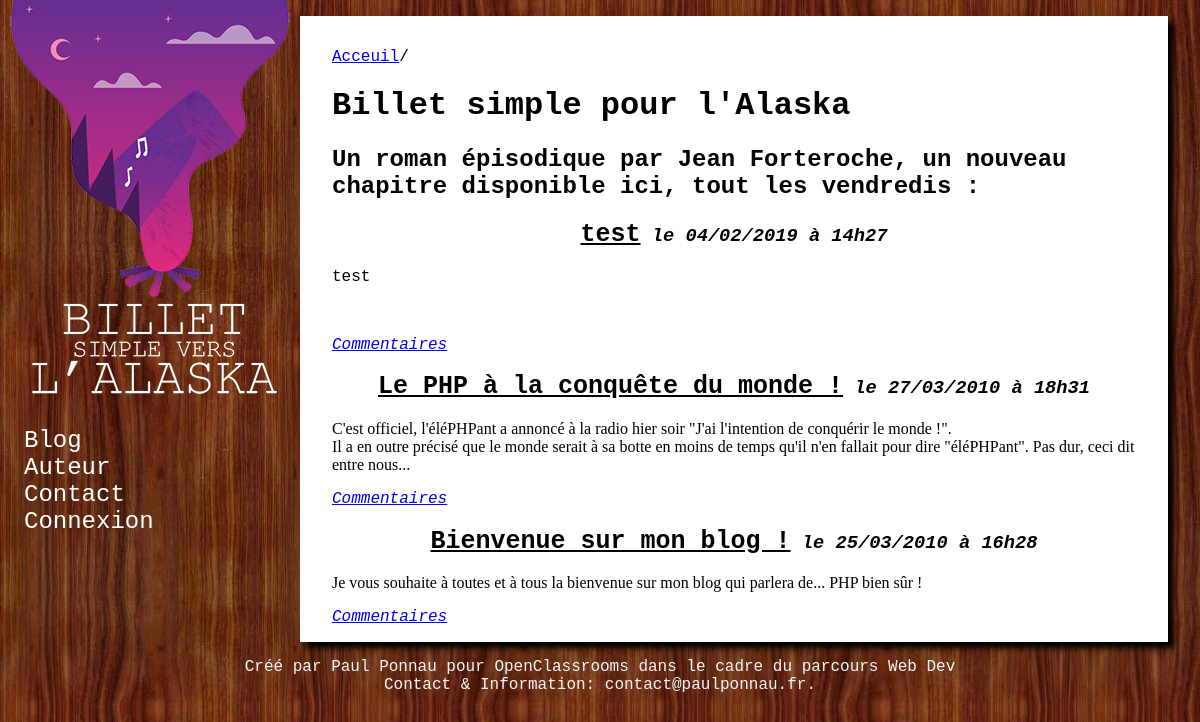
The app's page /, older data.
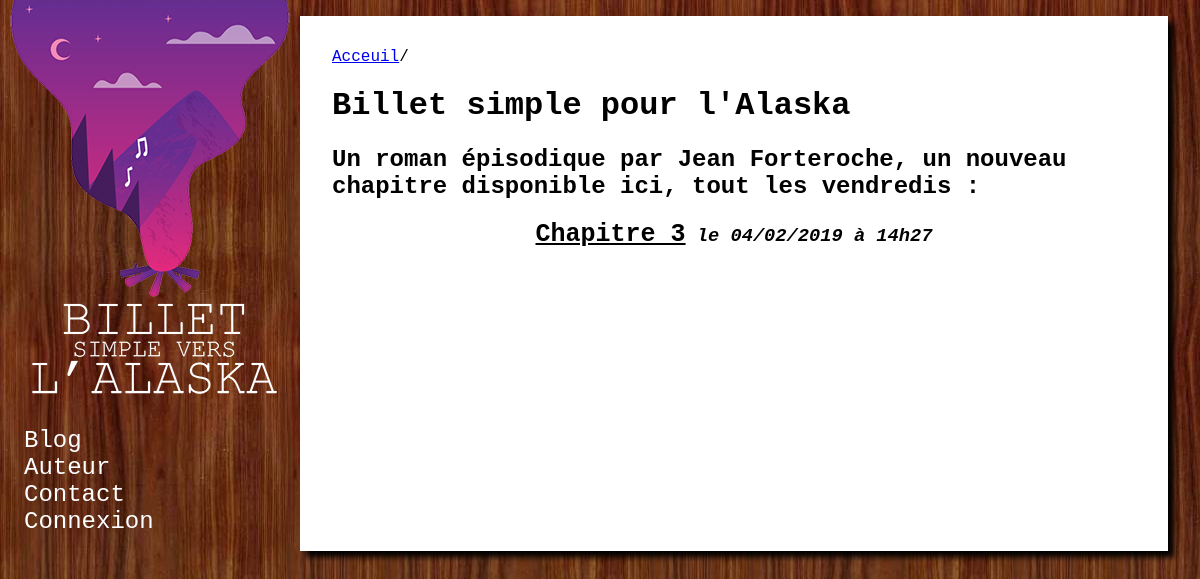
The same page, newer data.
### tables this page shows
CREATE TABLE IF NOT EXISTS `posts` (
  `id` int(11) NOT NULL AUTO_INCREMENT,
  `title` varchar(255) NOT NULL,
  `content` text NOT NULL,
  `creation_date` datetime NOT NULL,
  PRIMARY KEY (`id`)
);

### controller/userOverviewController.php (called while the page is built)
<?php
require_once('model/PostManager.php');
function userOverview()
{
    $postManager = new OpenClassrooms\P4\Model\PostManager();
    $posts = $postManager->getPosts();
    require('view/frontend/overView.php');
}

### model/PostManager.php (called while the page is built, shortened)
<?php
class PostManager extends Manager
{
    public function getPosts()
    {
        $db = $this->dbConnect();
        $req = $db->query('SELECT id, title, content, DATE_FORMAT(creation_date, \'%d/%m/%Y à %Hh%i\') AS creation_date_fr FROM posts ORDER BY creation_date DESC');
        return $req;
    }
}

### view/frontend/overView.php (the view, shortened to what this page needs)
<div id="breadcrumbs"><a href="index.php">Acceuil</a>/</div>
<h1 id="website_mainTitle">Billet simple pour l'Alaska</h1>
<h2 id="website_subTitle">Un roman épisodique par Jean Forteroche, un nouveau chapitre disponible ici, tout les vendredis :</h2>
<?php while ($data = $posts->fetch())
{
?>
    <div class="book_chapterDiv">
        <h3 class="book_chapterDiv_Title">
            <a href="index.php?action=userPostView&amp;id=<?= $data['id'] ?>"><?= htmlspecialchars($data['title']) ?></a>
            <em>le <?= $data['creation_date_fr'] ?></em>
        </h3>
        <div class="book_chapterDiv_Content">
            <?= mb_strimwidth((htmlspecialchars_decode(nl2br(html_entity_decode($data['content'])))), 0, 2000, "...")?>
            <br />
            <p class="book_chapterDiv_Content_Comments">
            <em><a href="index.php?action=userPostView&amp;id=<?= $data['id'] ?>">Commentaires</a></em>
            </p>
        </div>
    </div>
<?php
}
?>
<?php $content = ob_get_clean(); ?>
<?php require('view/frontend/template.php'); ?>

### index.php (shortened to what this page needs)
<?php
try {
    if (isset($_GET['action'])) {
        if ($_GET['action'] == 'userOverview') {
            require('controller/userOverviewController.php');
            userOverview();
        }
        elseif ($_GET['action'] == 'userPostView') {
            if (isset($_GET['id']) && $_GET['id'] > 0) {
                require('controller/userPostController.php');
                post();
            }
            else {
                throw new Exception('Aucun identifiant de billet envoyé');
            }
        }
        elseif ($_GET['action'] == 'addComment') {
            if (isset($_GET['id']) && $_GET['id'] > 0) {
                if (!empty($_POST['author']) && !empty($_POST['comment'])) {
                    require('controller/userPostController.php');
                    addComment($_GET['id'], $_POST['author'], $_POST['comment']);
                }
                else {
                    throw new Exception('Erreur : tous les champs ne sont pas remplis !');
                }
            }
            else {
                throw new Exception('Erreur : aucun identifiant de billet envoyé');
            }
        }
        elseif ($_GET['action'] == 'flagComment') {
            if (isset($_GET['commentId']) && $_GET['commentId'] > 0) {
                if (isset($_GET['postId']) && $_GET['postId'] > 0) {
                    require('controller/userPostController.php');
                    addFlag($_GET['commentId'], $_GET['postId']);
                } else {
                    throw new Exception('Erreur : identifiant du billet non-renseigné !');
                }
            } else {
                throw new Exception('Erreur : identifiant du commentaire non-renseigné !');
            }
        }
        elseif ($_GET['action'] == 'about') {
            require('controller/userAboutController.php');
        }
        elseif ($_GET['action'] == 'secure') {
            require('controller/secureController.php');
            secureView();
        }
        elseif ($_GET['action'] == 'passwordCheck') {
            require('controller/secureController.php');
            if (isset($_POST['login'])) {
                if (isset($_POST['password'])) {
                    checkUser($_POST['login'], $_POST['password']);
                } else {
                    throw new Exception('Mot de passe non rempli');
                }
            } else {
                throw new Exception('Identifiant non-rempli');
            }
        }
        elseif ($_GET['action'] == 'disconnect') {
            session_destroy();
            header('Location: index.php?');
        }
        elseif ($_GET['action'] == 'admin') {
            if ($_SESSION['user'] == 'admin') {
                require('controller/adminOverviewController.php');
                adminOverview();
            } else {
                throw new Exception('Accès refusé.');
            }
        }
        elseif ($_GET['action'] == 'adminPostView') {
            if ($_SESSION['user'] == 'admin') {
                if (isset($_GET['id']) && $_GET['id'] > 0) {
                    require('controller/adminPostController.php');
                    adminPost();
                }
                else {
                    throw new Exception('Aucun identifiant de billet envoyé');
                }
            } else {
                throw new Exception('Accès refusé.');
            }
        }
        elseif ($_GET['action'] == 'admin_NewPost') {
            if ($_SESSION['user'] == 'admin') {
                require('controller/adminNewPostController.php');
                postEditor_New();
            } else {
                throw new Exception('Accès refusé.');
            }
        }
        elseif ($_GET['action'] == 'admin_SendNewPost') {
            if ($_SESSION['user'] == 'admin') {
                require('controller/adminNewPostController.php');
                postEditor_SendNew($_POST['title'], $_POST['article']);
                adminOverview();
            } else {
                throw new Exception('Accès refusé.');
            }
        }
        elseif ($_GET['action'] == 'admin_EditPost') {
            if ($_SESSION['user'] == 'admin') {
                if (isset($_GET['id']) && $_GET['id'] > 0){
                    require('controller/adminPostEditorController.php');
                    postEditor_Edit($_GET['id']);
                } else {
                    throw new Exception('Erreur : identifiant du billet non-renseigné !');
                }
            } else {
                throw new Exception('Accès refusé.');
            }
        }
        elseif ($_GET['action'] == 'admin_SendEditedPost') {
            if ($_SESSION['user'] == 'admin') {
                require('controller/adminPostEditorController.php');
                postEditor_SendEdited($_GET['id'], $_POST['title'], $_POST['article']);
                adminOverview();
            } else {
                throw new Exception('Accès refusé.');
            }
        }
        elseif ($_GET['action'] == 'admin_DeletePost') {
            if ($_SESSION['user'] == 'admin') {
                require('controller/adminPostEditorController.php');
                postEditor_Delete($_GET['postId']);
            } else {
                throw new Exception('Accès refusé.');
            }
        }
        elseif ($_GET['action'] == 'admin_CommentModerator') {
            if ($_SESSION['user'] == 'admin') {
                require('controller/commentModeratorController.php');
                listFlaggedComments();
            } else {
                throw new Exception('Accès refusé.');
            }
        }
        elseif ($_GET['action'] == 'deleteComment') {
            if (isset($_GET['commentId']) && $_GET['commentId'] > 0) {
                if ($_SESSION['user'] == 'admin') {
                    require('controller/commentModeratorController.php');
                    commentDeletion($_GET['commentId']);
                } else {
                    throw new Exception('Accès refusé.');
                }
            } else {
                throw new Exception('ID non reconnu.');
            }
        }
        elseif ($_GET['action'] == 'unflagComment') {
            if (isset($_GET['commentId']) && $_GET['commentId'] > 0) {
                if ($_SESSION['user'] == 'admin') {
                    require('controller/commentModeratorController.php');
                    commentUnflagging($_GET['commentId']);
                } else {
                    throw new Exception('Accès refusé.');
                }
            }
        }
    }
    else {
        require('controller/userOverviewController.php');
        userOverview();
    }
}
catch(Exception $e) {
    $errorMessage = $e->getMessage();
    require('controller/errorController.php');
}

### view/frontend/template.php (shortened to what this page needs)
<!DOCTYPE html>
<html>
    <head>
        <link href="public/css/style.css" rel="stylesheet" />
    </head>
    <body>
        <div id="bloc_page">
            <header id="header">
                <div id="logo_fat"><img src="public/css/media/images/logo_fat.png" alt="Logo Blog"></div>
                <nav>
                    <ul class="menu_gobal">
                        <li><a href="index.php?action=userOverview">Blog</a></li>
                        <li><a href="index.php?action=about">Auteur</a></li>
                        <li><a href="mailto:jeanforteroche@forteroche.fr">Contact</a></li>
                        <li><a href="index.php?action=secure">Connexion</a></li>
                    </ul>
                </nav>
            </header>
            <div id="content">
                <?= $content ?>
            </div>
        </div>
        <footer>
            <div>
                <p>Créé par Paul Ponnau pour OpenClassrooms dans le cadre du parcours Web Dev<br>Contact & Information: contact@paulponnau.fr.</p>
            </div>
        </footer>
    </body>
</html>

### public/css/style.css (style rules this page uses)
body { margin-top: 0; margin-left: 0; margin-right: 0; margin-bottom: 0; background-image: url("background.jpg"); }
#bloc_page { display: flex; width: 100% }
.menu_gobal, .menu_admin { display: flex; }
.menu_gobal a, .menu_admin a { height: auto; font-size: 1.5em; font-family: "Courier new"; font-weight: normal; color: white; text-decoration: none; }
#content { background-color: white; box-shadow: 6px 6px 6px black; }
#breadcrumbs { font-family: "Courier new"; }
h1, h2, h3, p { font-family: "Courier new"; }
#website_mainTitle { font-family: "Courier new"; }
#website_subTitle { font-family: "Courier new"; }
.book_chapterDiv_Title a, #book_chapterDiv_Title { color: black; font-size: 25px; font-family: "Courier new"; }
.book_chapterDiv_Title, #book_chapterDiv_Title, #book_chapterDiv_Date { text-align: center; }
@media screen and (min-width: 769px) { #bloc_page { flex-direction: row; justify-content: space-between; } }
@media screen and (min-width: 769px) { #logo_fat { display: block; } }
@media screen and (min-width: 769px) { #content { padding-top: 2em; padding-left: 2em; padding-right: 2em; margin-top: 1em; margin-left: auto; margin-right: 2em; width: 80%; max-width: 900px; } }
@media screen and (min-width: 769px) { .menu_gobal, .menu_admin { flex-direction: column; list-style-type: none; padding-left: 8%; } }
footer { color: whitesmoke; font-family: "Courier new"; width: 100%; font-size: 1em; text-align: center; left: 0px; bottom: 0px; }

Row changes from the older to the newer data that the page shows:
no longer on this page (row edited): posts: title "Le PHP à la conquête du monde !", creation_date_fr "27/03/2010 à 18h31", content "C'est officiel, l'éléPHPant a annoncé à la radio hier soir \"J'ai l'intention de conquérir le monde !\". Il a en outre précisé que le monde serait à sa botte en moins de temps qu'il n'en fallait pour dire \"éléPHPant\". Pas dur, ceci dit entre nous..."
no longer on this page (row edited): posts: title "Bienvenue sur mon blog !", creation_date_fr "25/03/2010 à 16h28", content "Je vous souhaite à toutes et à tous la bienvenue sur mon blog qui parlera de... PHP bien sûr !"
changed posts: title "test" → "Chapitre 3"; content "test" → (not shown)
Text that changed along with them:
text no longer shown: "Créé par Paul Ponnau pour OpenClassrooms dans le cadre du parcours Web Dev Contact & Information: contact@paulponnau.fr."
